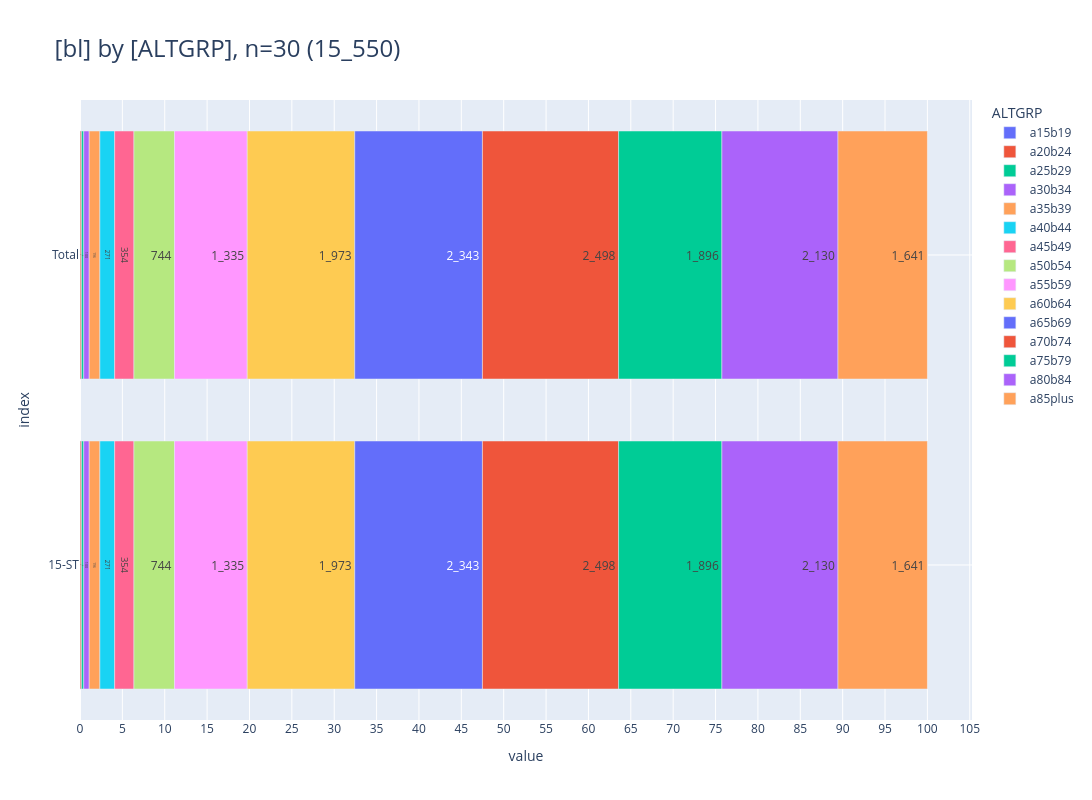

The notebook cell this image was saved under:
### Code cell
_alias='ALTGRP'
_df = (
    show_freqs(alias=_alias, incl_c44_and_d=False)
    .rename(columns={"kkr": "bl"})
    [["bl", "ALTGRP", "cnt"]]
)
_=pls.plot_stacked_bars(
    _df,
    orientation="h",
    normalize=False,
    relative=True,
    dropna=False,
    sort_values_index=False,
    show_total=True,
    height=800,
)

### Figure 1 — Plotly figure (JSON) as saved in the notebook; plotly's stock layout.template omitted (floating-point values rounded to 4 significant figures)
{"data": [{"hovertemplate": "col=a15b19<br>value=%{x}<br>index=%{y}<br>cnt_str=%{text}<extra></extra>", "legendgroup": "a15b19", "marker": {"color": "#636EFA", "pattern": {"shape": ""}}, "name": "a15b19", "orientation": "h", "showlegend": true, "text": ["4", "4"], "textposition": "auto", "type": "bar", "x": [4, 4], "xaxis": "x", "y": [" Total", "15-ST"], "yaxis": "y"}, {"hovertemplate": "col=a20b24<br>value=%{x}<br>index=%{y}<br>cnt_str=%{text}<extra></extra>", "legendgroup": "a20b24", "marker": {"color": "#EF553B", "pattern": {"shape": ""}}, "name": "a20b24", "orientation": "h", "showlegend": true, "text": ["26", "26"], "textposition": "auto", "type": "bar", "x": [26, 26], "xaxis": "x", "y": [" Total", "15-ST"], "yaxis": "y"}, {"hovertemplate": "col=a25b29<br>value=%{x}<br>index=%{y}<br>cnt_str=%{text}<extra></extra>", "legendgroup": "a25b29", "marker": {"color": "#00CC96", "pattern": {"shape": ""}}, "name": "a25b29", "orientation": "h", "showlegend": true, "text": ["39", "39"], "textposition": "auto", "type": "bar", "x": [39, 39], "xaxis": "x", "y": [" Total", "15-ST"], "yaxis": "y"}, {"hovertemplate": "col=a30b34<br>value=%{x}<br>index=%{y}<br>cnt_str=%{text}<extra></extra>", "legendgroup": "a30b34", "marker": {"color": "#AB63FA", "pattern": {"shape": ""}}, "name": "a30b34", "orientation": "h", "showlegend": true, "text": ["100", "100"], "textposition": "auto", "type": "bar", "x": [100, 100], "xaxis": "x", "y": [" Total", "15-ST"], "yaxis": "y"}, {"hovertemplate": "col=a35b39<br>value=%{x}<br>index=%{y}<br>cnt_str=%{text}<extra></extra>", "legendgroup": "a35b39", "marker": {"color": "#FFA15A", "pattern": {"shape": ""}}, "name": "a35b39", "orientation": "h", "showlegend": true, "text": ["196", "196"], "textposition": "auto", "type": "bar", "x": [196, 196], "xaxis": "x", "y": [" Total", "15-ST"], "yaxis": "y"}, {"hovertemplate": "col=a40b44<br>value=%{x}<br>index=%{y}<br>cnt_str=%{text}<extra></extra>", "legendgroup": "a40b44", "marker": {"color": "#19D3F3", "pattern": {"shape": ""}}, "name": "a40b44", "orientation": "h", "showlegend": true, "text": ["271", "271"], "textposition": "auto", "type": "bar", "x": [271, 271], "xaxis": "x", "y": [" Total", "15-ST"], "yaxis": "y"}, {"hovertemplate": "col=a45b49<br>value=%{x}<br>index=%{y}<br>cnt_str=%{text}<extra></extra>", "legendgroup": "a45b49", "marker": {"color": "#FF6692", "pattern": {"shape": ""}}, "name": "a45b49", "orientation": "h", "showlegend": true, "text": ["354", "354"], "textposition": "auto", "type": "bar", "x": [354, 354], "xaxis": "x", "y": [" Total", "15-ST"], "yaxis": "y"}, {"hovertemplate": "col=a50b54<br>value=%{x}<br>index=%{y}<br>cnt_str=%{text}<extra></extra>", "legendgroup": "a50b54", "marker": {"color": "#B6E880", "pattern": {"shape": ""}}, "name": "a50b54", "orientation": "h", "showlegend": true, "text": ["744", "744"], "textposition": "auto", "type": "bar", "x": [744, 744], "xaxis": "x", "y": [" Total", "15-ST"], "yaxis": "y"}, {"hovertemplate": "col=a55b59<br>value=%{x}<br>index=%{y}<br>cnt_str=%{text}<extra></extra>", "legendgroup": "a55b59", "marker": {"color": "#FF97FF", "pattern": {"shape": ""}}, "name": "a55b59", "orientation": "h", "showlegend": true, "text": ["1_335", "1_335"], "textposition": "auto", "type": "bar", "x": [1335, 1335], "xaxis": "x", "y": [" Total", "15-ST"], "yaxis": "y"}, {"hovertemplate": "col=a60b64<br>value=%{x}<br>index=%{y}<br>cnt_str=%{text}<extra></extra>", "legendgroup": "a60b64", "marker": {"color": "#FECB52", "pattern": {"shape": ""}}, "name": "a60b64", "orientation": "h", "showlegend": true, "text": ["1_973", "1_973"], "textposition": "auto", "type": "bar", "x": [1973, 1973], "xaxis": "x", "y": [" Total", "15-ST"], "yaxis": "y"}, {"hovertemplate": "col=a65b69<br>value=%{x}<br>index=%{y}<br>cnt_str=%{text}<extra></extra>", "legendgroup": "a65b69", "marker": {"color": "#636EFA", "pattern": {"shape": ""}}, "name": "a65b69", "orientation": "h", "showlegend": true, "text": ["2_343", "2_343"], "textposition": "auto", "type": "bar", "x": [2343, 2343], "xaxis": "x", "y": [" Total", "15-ST"], "yaxis": "y"}, {"hovertemplate": "col=a70b74<br>value=%{x}<br>index=%{y}<br>cnt_str=%{text}<extra></extra>", "legendgroup": "a70b74", "marker": {"color": "#EF553B", "pattern": {"shape": ""}}, "name": "a70b74", "orientation": "h", "showlegend": true, "text": ["2_498", "2_498"], "textposition": "auto", "type": "bar", "x": [2498, 2498], "xaxis": "x", "y": [" Total", "15-ST"], "yaxis": "y"}, {"hovertemplate": "col=a75b79<br>value=%{x}<br>index=%{y}<br>cnt_str=%{text}<extra></extra>", "legendgroup": "a75b79", "marker": {"color": "#00CC96", "pattern": {"shape": ""}}, "name": "a75b79", "orientation": "h", "showlegend": true, "text": ["1_896", "1_896"], "textposition": "auto", "type": "bar", "x": [1896, 1896], "xaxis": "x", "y": [" Total", "15-ST"], "yaxis": "y"}, {"hovertemplate": "col=a80b84<br>value=%{x}<br>index=%{y}<br>cnt_str=%{text}<extra></extra>", "legendgroup": "a80b84", "marker": {"color": "#AB63FA", "pattern": {"shape": ""}}, "name": "a80b84", "orientation": "h", "showlegend": true, "text": ["2_130", "2_130"], "textposition": "auto", "type": "bar", "x": [2130, 2130], "xaxis": "x", "y": [" Total", "15-ST"], "yaxis": "y"}, {"hovertemplate": "col=a85plus<br>value=%{x}<br>index=%{y}<br>cnt_str=%{text}<extra></extra>", "legendgroup": "a85plus", "marker": {"color": "#FFA15A", "pattern": {"shape": ""}}, "name": "a85plus", "orientation": "h", "showlegend": true, "text": ["1_641", "1_641"], "textposition": "auto", "type": "bar", "x": [1641, 1641], "xaxis": "x", "y": [" Total", "15-ST"], "yaxis": "y"}], "layout": {"barmode": "relative", "barnorm": "percent", "height": 800, "legend": {"title": {"text": "ALTGRP"}, "tracegroupgap": 0, "traceorder": "normal"}, "title": {"font": {"size": 24}, "text": "[bl] by [ALTGRP], n=30 (15_550)", "xanchor": "left", "y": 0.95, "yanchor": "top"}, "width": 2000, "xaxis": {"anchor": "y", "domain": [0, 1], "dtick": 5, "gridwidth": 1, "showgrid": true, "title": {"text": "value"}}, "yaxis": {"anchor": "x", "categoryarray": ["15-ST", " Total"], "categoryorder": "array", "domain": [0, 1], "gridwidth": 1, "showgrid": true, "title": {"text": "index"}}}}
